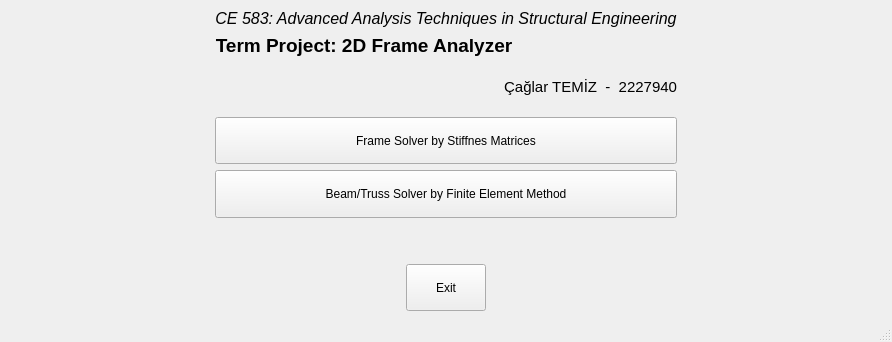
<?xml version="1.0" encoding="UTF-8"?>
<ui version="4.0">
 <class>MenuWindow</class>
 <widget class="QMainWindow" name="MenuWindow">
  <property name="windowModality">
   <enum>Qt::NonModal</enum>
  </property>
  <property name="geometry">
   <rect>
    <x>0</x>
    <y>0</y>
    <width>892</width>
    <height>342</height>
   </rect>
  </property>
  <property name="sizePolicy">
   <sizepolicy hsizetype="Preferred" vsizetype="Preferred">
    <horstretch>0</horstretch>
    <verstretch>0</verstretch>
   </sizepolicy>
  </property>
  <property name="cursor">
   <cursorShape>ArrowCursor</cursorShape>
  </property>
  <property name="windowTitle">
   <string>2D Frame Analyzer</string>
  </property>
  <widget class="QWidget" name="centralwidget">
   <layout class="QGridLayout" name="gridLayout">
    <item row="0" column="1">
     <widget class="QLabel" name="label_CE583Title">
      <property name="sizePolicy">
       <sizepolicy hsizetype="Fixed" vsizetype="Fixed">
        <horstretch>0</horstretch>
        <verstretch>0</verstretch>
       </sizepolicy>
      </property>
      <property name="font">
       <font>
        <family>Arial</family>
        <pointsize>12</pointsize>
        <italic>true</italic>
       </font>
      </property>
      <property name="text">
       <string>CE 583: Advanced Analysis Techniques in Structural Engineering</string>
      </property>
      <property name="alignment">
       <set>Qt::AlignCenter</set>
      </property>
      <property name="margin">
       <number>0</number>
      </property>
     </widget>
    </item>
    <item row="1" column="1">
     <widget class="QLabel" name="label_TermProjectTitle">
      <property name="sizePolicy">
       <sizepolicy hsizetype="Maximum" vsizetype="Maximum">
        <horstretch>0</horstretch>
        <verstretch>0</verstretch>
       </sizepolicy>
      </property>
      <property name="font">
       <font>
        <family>Arial</family>
        <pointsize>14</pointsize>
        <weight>75</weight>
        <italic>false</italic>
        <bold>true</bold>
       </font>
      </property>
      <property name="text">
       <string>Term Project: 2D Frame Analyzer</string>
      </property>
      <property name="alignment">
       <set>Qt::AlignCenter</set>
      </property>
     </widget>
    </item>
    <item row="2" column="1">
     <widget class="QLabel" name="label_NameSurname">
      <property name="sizePolicy">
       <sizepolicy hsizetype="Preferred" vsizetype="Preferred">
        <horstretch>0</horstretch>
        <verstretch>0</verstretch>
       </sizepolicy>
      </property>
      <property name="minimumSize">
       <size>
        <width>181</width>
        <height>0</height>
       </size>
      </property>
      <property name="font">
       <font>
        <family>Arial</family>
        <pointsize>11</pointsize>
        <italic>false</italic>
       </font>
      </property>
      <property name="text">
       <string>Çağlar TEMİZ  -  2227940</string>
      </property>
      <property name="alignment">
       <set>Qt::AlignRight|Qt::AlignTrailing|Qt::AlignVCenter</set>
      </property>
     </widget>
    </item>
    <item row="5" column="1">
     <widget class="QPushButton" name="button_FiniteElementSolver">
      <property name="sizePolicy">
       <sizepolicy hsizetype="Preferred" vsizetype="Preferred">
        <horstretch>0</horstretch>
        <verstretch>0</verstretch>
       </sizepolicy>
      </property>
      <property name="text">
       <string>Beam/Truss Solver by Finite Element Method</string>
      </property>
     </widget>
    </item>
    <item row="6" column="1">
     <spacer name="verticalSpacer">
      <property name="orientation">
       <enum>Qt::Vertical</enum>
      </property>
      <property name="sizeType">
       <enum>QSizePolicy::Fixed</enum>
      </property>
      <property name="sizeHint" stdset="0">
       <size>
        <width>20</width>
        <height>40</height>
       </size>
      </property>
     </spacer>
    </item>
    <item row="7" column="1" alignment="Qt::AlignHCenter">
     <widget class="QPushButton" name="button_Exit">
      <property name="sizePolicy">
       <sizepolicy hsizetype="Preferred" vsizetype="Preferred">
        <horstretch>0</horstretch>
        <verstretch>0</verstretch>
       </sizepolicy>
      </property>
      <property name="text">
       <string>Exit</string>
      </property>
     </widget>
    </item>
    <item row="7" column="0">
     <spacer name="horizontalSpacer_2">
      <property name="orientation">
       <enum>Qt::Horizontal</enum>
      </property>
      <property name="sizeType">
       <enum>QSizePolicy::Fixed</enum>
      </property>
      <property name="sizeHint" stdset="0">
       <size>
        <width>200</width>
        <height>20</height>
       </size>
      </property>
     </spacer>
    </item>
    <item row="7" column="2">
     <spacer name="horizontalSpacer">
      <property name="orientation">
       <enum>Qt::Horizontal</enum>
      </property>
      <property name="sizeType">
       <enum>QSizePolicy::Fixed</enum>
      </property>
      <property name="sizeHint" stdset="0">
       <size>
        <width>200</width>
        <height>20</height>
       </size>
      </property>
     </spacer>
    </item>
    <item row="3" column="1">
     <widget class="QPushButton" name="button_StiffnessFrameSolver">
      <property name="sizePolicy">
       <sizepolicy hsizetype="Preferred" vsizetype="Preferred">
        <horstretch>0</horstretch>
        <verstretch>0</verstretch>
       </sizepolicy>
      </property>
      <property name="text">
       <string>Frame Solver by Stiffnes Matrices</string>
      </property>
     </widget>
    </item>
   </layout>
  </widget>
  <widget class="QStatusBar" name="statusbar"/>
 </widget>
 <resources/>
 <connections/>
</ui>
